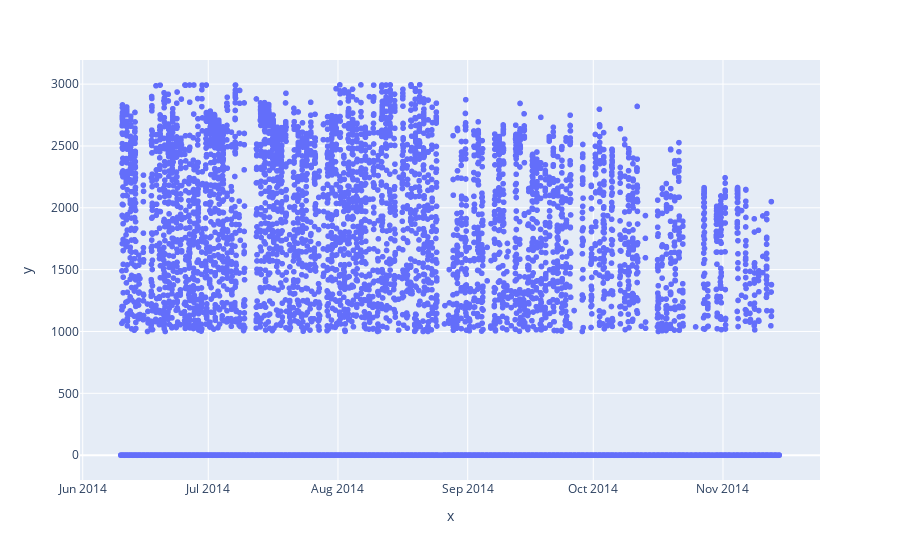

The cell this chart's notebook holds for it:
### Code cell
fig = px.scatter(x=customer[customer.Substation == 'Alverston Close'].datetime, y=customer[customer.Substation == 'Alverston Close']['P_GEN'])
fig.show()

### Figure 1 — Plotly figure (JSON) as saved in the notebook; plotly's stock layout.template omitted (floating-point values rounded to 4 significant figures; data arrays with more than 128 entries replaced by an {"elided": "..."} marker saying what was removed)
{"data": [{"hovertemplate": "x=%{x}<br>y=%{y}<extra></extra>", "legendgroup": "", "marker": {"color": "#636efa", "symbol": "circle"}, "mode": "markers", "name": "", "showlegend": false, "type": "scattergl", "x": {"elided": "22660 str values"}, "xaxis": "x", "y": {"elided": "22660 float values"}, "yaxis": "y"}], "layout": {"legend": {"tracegroupgap": 0}, "margin": {"t": 60}, "xaxis": {"anchor": "y", "domain": [0, 1], "title": {"text": "x"}}, "yaxis": {"anchor": "x", "domain": [0, 1], "title": {"text": "y"}}}}
